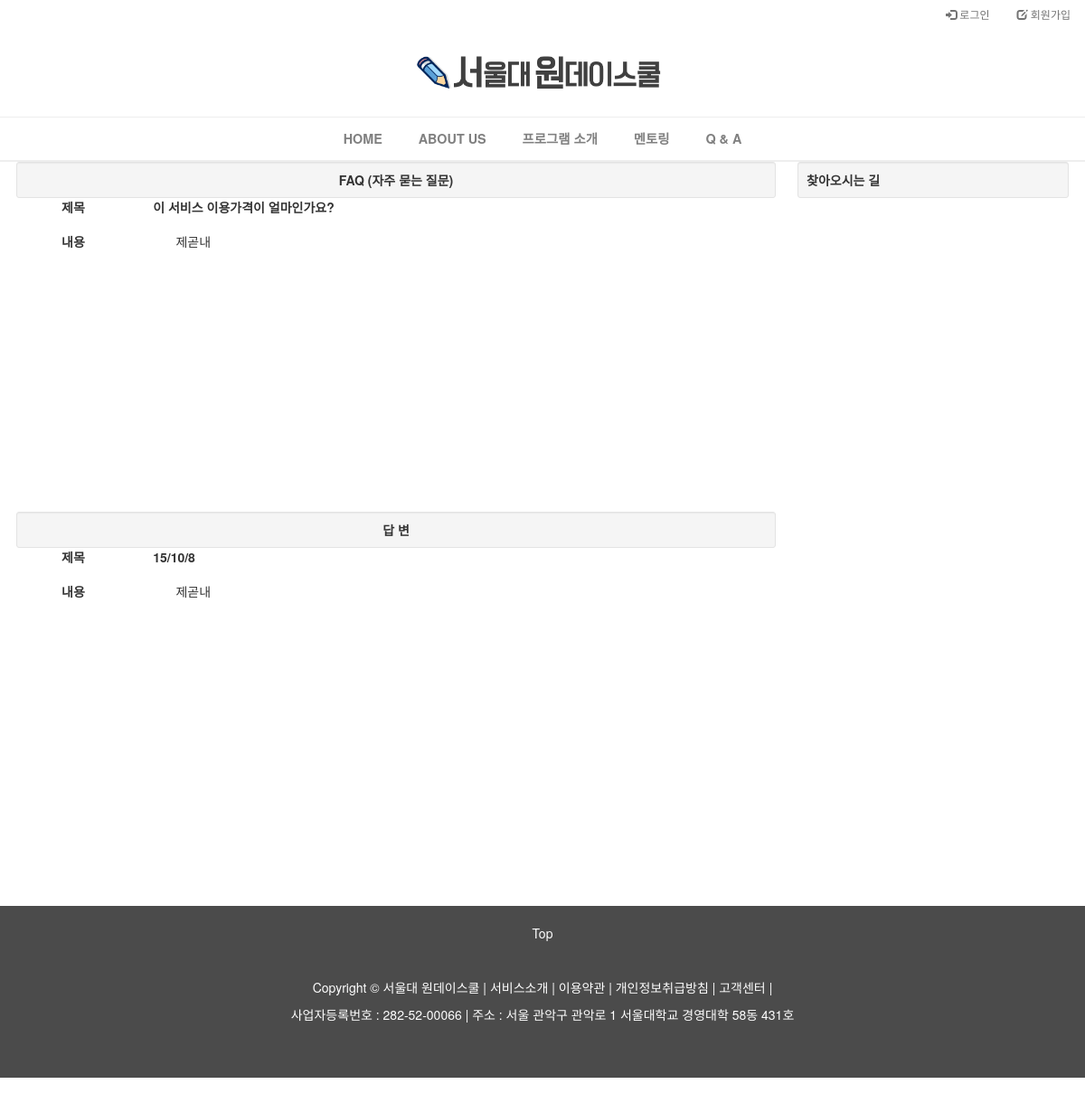
/Q&A/FAQ/1/, run on the app's committed database.
### QNA/models.py (models this page shows, shortened)
class Faq(models.Model):
    question_title = models.CharField(max_length=100)
    question_content = models.TextField()
    answer_title = models.CharField(max_length=200)
    answer_content = models.TextField()
    created_at = models.DateTimeField(auto_now_add=True)

### QNA/views.py (the view)
# urls.py: url(r'^FAQ/(?P<pk>\d+)/$', views.faq_detail, name='faq_detail'),
def faq_detail(request, pk):
    faq = get_object_or_404(Faq, pk=pk)
    return render(request, 'QNA/faq_detail.html', {
        'faq' : faq,
        })

### QNA/templates/QNA/faq_detail.html (shortened to what this page needs)
{% extends 'mentoring/base.html' %}
{% load staticfiles %}
{% load bootstrap3 %}
{% block style %}
    <link rel="stylesheet" href="{% static 'mentoring_detail.css' %}" />
{% endblock %}
{% block content %}
<div class="container" style="width: 100%;min-width:600px;">
    <div class="row">
        <div id="col-left" style="width:70%;float: left;margin-left: 1.5%; overflow: hidden;">
            <div class="well well-sm" style="text-align: center;margin-bottom: 0;">
            <b>FAQ (자주 묻는 질문)</b>
                </div>
            <div style="height: 30px;width:15%;position:relative;float: left; text-align: center; border: 0px solid black;margin-bottom: 1%;overflow:hidden;"><b>제목</div>
            <div style="height: 30px;width:82%;position:relative;float:right;border: 0px solid black;margin-bottom: 1%;overflow:hidden;">{{faq.question_title}}</div></b>
            <div style="height: ;width:15%;position:relative;float: left; text-align: center; border: 0px solid black;margin-bottom: 1%;overflow:hidden;"><b>내용</b></div>
            <div style="min-height:300px ;width:80%;position:relative;float:right;border: 0px solid black;margin-bottom: 1%;padding: 0 1% 0 1%;"><p style="width: 100%;overflow:hidden;word-wrap:break-word;">{{faq.question_content}}</p></div>
            <div class="well well-sm" style="text-align: center;clear: both;margin-bottom: 0;">
                 <b>답 변</b>
                </div>
            <div style="height: 30px;width:15%;position:relative;float: left; text-align: center; border: 0px solid black;margin-bottom: 1%;overflow:hidden;"><b>제목</div>
            <div style="height: 30px;width:82%;position:relative;float:right;border: 0px solid black;margin-bottom: 1%;overflow:hidden;">{{faq.answer_title}}</div></b>
            <div style="height: ;width:15%;position:relative;float: left; text-align: center; border: 0px solid black;margin-bottom: 1%;overflow:hidden;"><b>내용</b></div>
            <div style="min-height:300px ;width:80%;position:relative;float:right;border: 0px solid black;margin-bottom: 1%;padding: 0 1% 0 1%;"><p style="width: 100%;overflow:hidden;word-wrap:break-word;">{{faq.answer_content}}</p></div>
        </div>
        <div id="col-right" style="width:25%;float: right;margin-right: 1.5%;">
            <div class="well well-sm">
            <b>찾아오시는 길</b>
            </div>
            <div id="googleMap" style="width:100%; height:300px;">
            </div>
            <br />
        </div>
    </div>
</div>
{% endblock %}

### data on the page
Faq: question_title "이 서비스 이용가격이 얼마인가요?", question_content "제곧내", answer_title "15/10/8", answer_content "제곧내"
